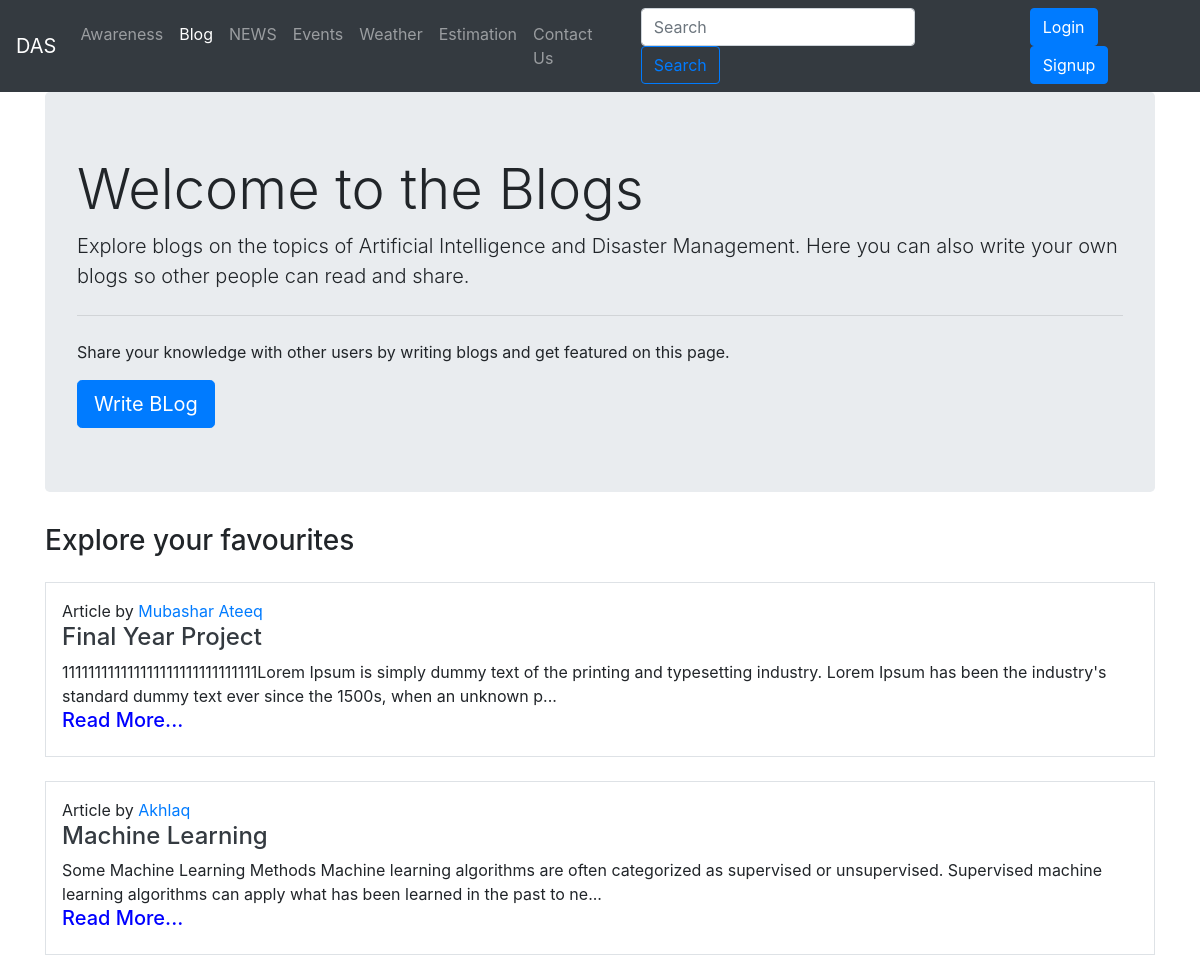
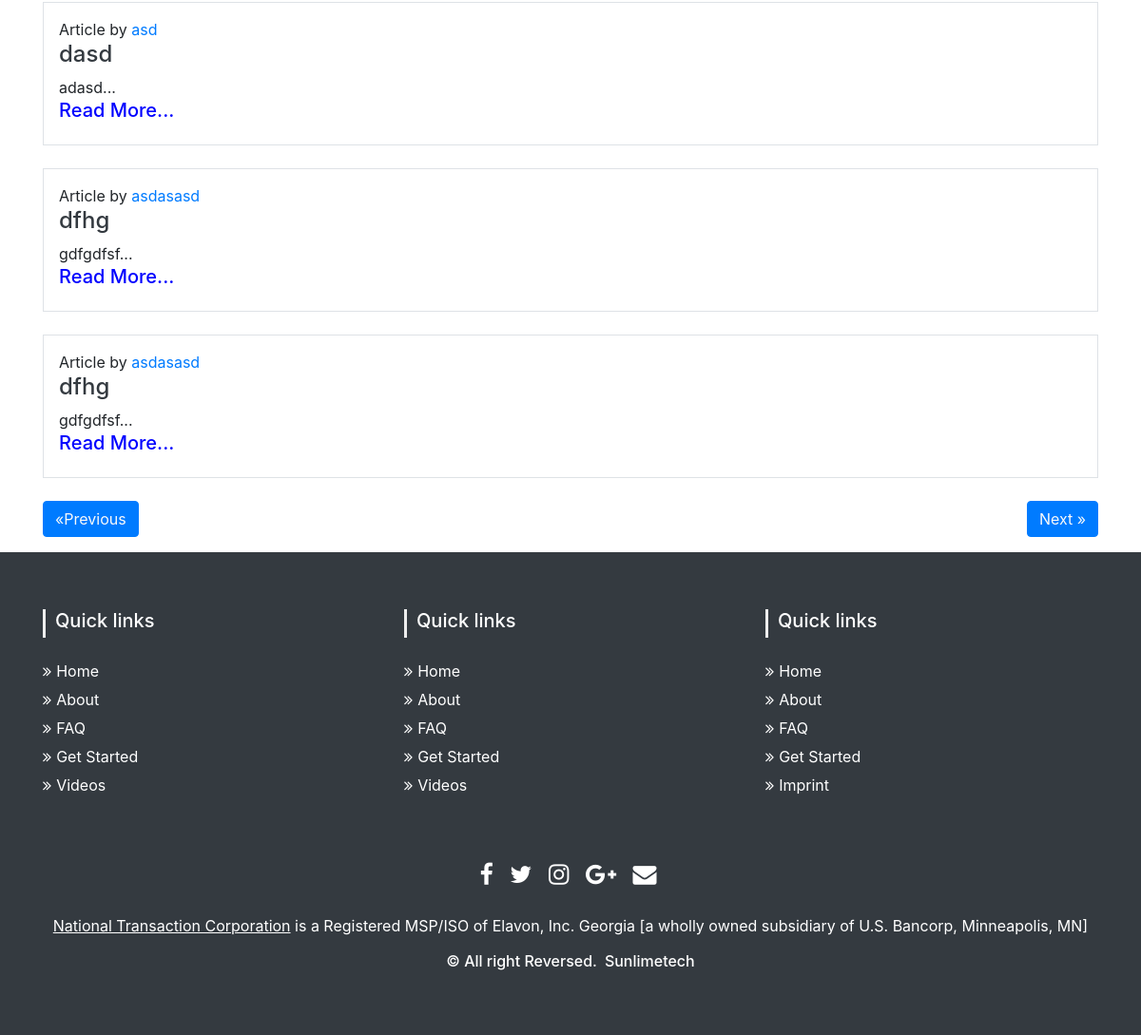
/bloghome/, run on the app's committed database (2 pictures, top to bottom).
### fyp/models.py (models this page shows, shortened)
class Blog(models.Model):
    sno = models.AutoField(primary_key=True)
    title = models.CharField(max_length=200)
    content = RichTextField(null=True)
    short_desc = models.CharField(max_length=300, default="")
    slug = models.CharField(max_length=100)
    time = models.DateTimeField(auto_now_add=True)
    author = models.CharField(max_length=20, default="")

### fyp/views.py (the view)
# urls.py: path('bloghome/', views.blog, name='blog'),
def blog(request):
    no_of_posts = 5
    page = (request.GET.get('page'))
    if page is None:
        page = 1
    else:
        page = int(page)
    blogs = Blog.objects.all()
    length = len(blogs)
    blogs = blogs[(page-1)*no_of_posts: page*no_of_posts]
    if page > 1:
        prev = page-1
    else:
        prev = None
    if page < math.ceil(length/no_of_posts):
        nxt = page + 1
    else:
        nxt = None
    context = {'blogs': blogs, 'prev': prev, 'nxt': nxt}
    return render(request, 'bloghome.html', context)

### templates/bloghome.html (shortened to what this page needs)
{% extends 'base.html' %}
{% block blogactive %}active{% endblock blogactive %}
{% block search %}
<div class="ml-auto form-inline">
  <form action='/search' method='get' class=" my-2 mx-3 my-lg-0">
    <input class="form-control mr-sm-2" type="search" name="query" id="query" placeholder="Search" aria-label="Search">
    <button class="btn btn-outline-primary my-2 my-sm-0" type="submit">Search</button>
  </form>
</div>
{% endblock search %}
{% block body %}
<div class="container">
  <div class="jumbotron">
    <h1 class="display-4 ">Welcome to the Blogs</h1>
    <p class="lead">Explore blogs on the topics of Artificial Intelligence and Disaster Management. Here you can also write your own blogs so other people can read and share.</p>
    <hr class="my-4">
    <p>Share your knowledge with other users by writing blogs and get featured on this page.</p>
    <a class="btn btn-primary btn-lg" href="/blogwrite" role="button">Write BLog</a>
  </div>
  <h3 class="my-3"> Explore your favourites</h3>
  {% for blog in blogs %}
  <div class="my-4 p-3 border">
    <p class="mb-0 "> Article by <a href="#">{{blog.author}}</a></p>
    <h4 class="text-dark"> <a href="/blogpost/{{blog.slug}}" class="text-dark">{{blog.title}}</a></h4>
    <div>
      {{blog.short_desc|slice:200}}...
    </div>
    <a href="/blogpost/{{blog.slug}}" class="text-dark"><h5 style="color: blue;">Read More...</h5></a>
  </div>
  {% endfor %}
  <div class="my-3">
    {% if prev %}
    <button class="btn btn-primary"><a class="text-light" href="/bloghome?page={{prev}}">&laquo;Previous</a></button>
    {% else %}
    <button class="btn btn-primary"><a class="text-light" href="#">&laquo;Previous</a></button>
    {% endif %}
    {% if nxt %}
    <button class="btn btn-primary float-right"><a class="text-light" href="/bloghome?page={{nxt}}">Next
        &raquo;</a></button>
    {% else %}
    <button class="btn btn-primary float-right"><a class="text-light" href="#">Next &raquo;</a></button>
    {% endif %}
  </div>
</div>
{% endblock body %}

### data on the page
Blog: author "Mubashar Ateeq", title "Final Year Project", short_desc "111111111111111111111111111111Lorem Ipsum is simply dummy text of the printing and typesetting industry. Lorem Ipsum has been the industry's standard dummy text ever since the 1500s, when an unknown p"
Blog: author "Akhlaq", title "Machine Learning", short_desc "Some Machine Learning Methods Machine learning algorithms are often categorized as supervised or unsupervised. Supervised machine learning algorithms can apply what has been learned in the past to ne"
Blog: author "asd", title "dasd", short_desc "adasd"
Blog: author "asdasasd", title "dfhg", short_desc "gdfgdfsf"
Blog: author "asdasasd", title "dfhg", short_desc "gdfgdfsf"
